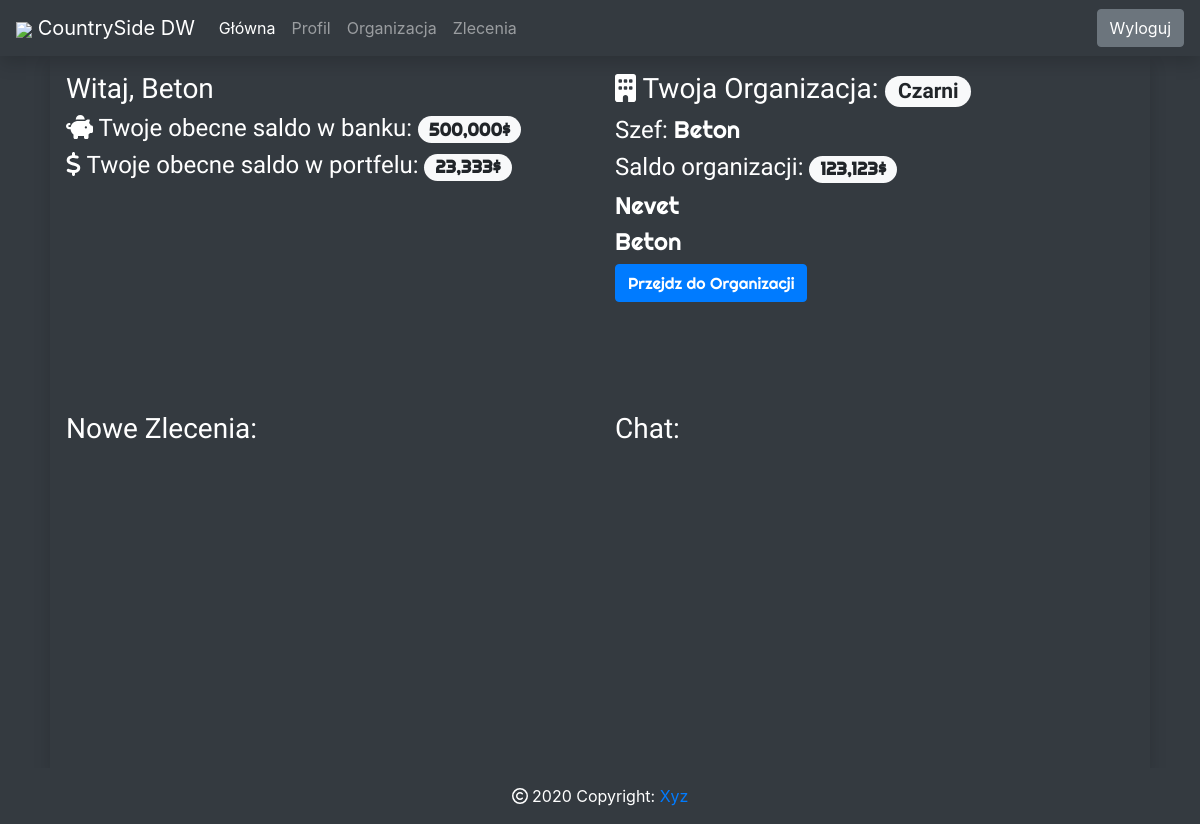
The page /status/ (signed in) on the database its author committed.
### main/models.py (models this page shows)
class Players(models.Model):
    nickname = models.OneToOneField(User, on_delete=models.CASCADE)
    money_bank = models.IntegerField(default=0)
    money_portfel = models.IntegerField(default=0)
    organization_status = models.BooleanField(default=False)
    organization = models.ForeignKey('Organizations', on_delete=models.CASCADE, blank=True, null=True)
    created = models.DateField(auto_now=False, auto_now_add=True)
    def __str__(self):
        return str(self.nickname)

class Organizations(models.Model):
    boss = models.OneToOneField(Players, on_delete=models.CASCADE, blank=True, null=True)
    organization_name = models.CharField(max_length=50, unique=True)
    money = models.IntegerField()
    activated = models.BooleanField(default=False)
    created = models.DateField(auto_now=False, auto_now_add=True)
    def __str__(self):
        return str(self.organization_name)

### main/views.py (the view)
# urls.py: path('status/', status, name="status"),
def status(request):
    try:
        player = Players(nickname = request.user , money = 0)
        player.save()
    except:
        pass
    try:
        player = Players.objects.get(nickname=request.user)
    except:
        player = None
    template = 'status.html'
    context = {"player":player,}
    return render(request, template, context)

### templates/status.html (shortened to what this page needs)
{% extends 'extends/base_logged.html' %}
{% block content %}
{% load static %}
{% load humanize %}
<div class="container-fluid bg-dark w-100 content">
    <div class="row" style="min-height:100%;">
        <div class="col-sm-11 mx-auto shadow p-3">
            <div class="row" style="min-height:100%;">
            <div class="col-sm-6 ">
                <div class="col-content">
                    <h3>Witaj, {{ player.nickname|capfirst }}</h3>
                    <h4> <i class="fas fa-piggy-bank"></i> Twoje obecne saldo w banku: <span class="badge badge-pill badge-light righteous">{{ player.money_bank|intcomma }}$</span> </h4>
                    <h4> <i class="fas fa-dollar-sign"></i> Twoje obecne saldo w portfelu: <span class="badge badge-pill badge-light righteous">{{ player.money_portfel|intcomma }}$</span> </h4>
                </div>
            </div>
            <div class="col-sm-6 ">
                <div class="col-content">
                    <h3>
                        {% if player.organization_status == True %}
                        <i class="fas fa-building"></i>
                         Twoja Organizacja:
                            <span class="badge badge-pill badge-light">
                                {{ player.organization|capfirst }}
                            </span>
                        <h4> Szef: <span class="righteous">{{ player.organization.boss|capfirst }}</span> </h4>
                        <h4>Saldo organizacji: <span class="badge badge-pill badge-light righteous">{{ player.organization.money|intcomma }}$</span> </h4>
                        {% for worker in player.organization.organizationworkers.workers.all %}
                        <h4 class="righteous"> {{ worker.nickname|capfirst }} </h4>
                        {% endfor %}
                        {% else %}
                        <h4>
                        <i class="fas fa-building"></i>
                         Nie Należysz do organizacji<br />
                        <button href="#" class="bnt btn-secondary rounded-pill border border-dark"> Wciśnij aby dołączyć </button>
                        </h4>
                        {% endif %}
                        <h4 class="text-left righteous"> <a href="#" class="btn btn-primary"> Przejdz do Organizacji </a> </h4>
                    </h3>
                </div>
            </div>
            <div class="col-sm-6 ">
                <div class="col-content">
                    <h3> Nowe Zlecenia: </h3>
                </div>
            </div>
            <div class="col-sm-6 ">
                <div class="col-content">
                <h3> Chat: </h3>
                </div>
            </div>
            </div>
        </div>
    </div>
</div>
<footer class="page-footer font-small bg-dark text-white" style="width:100vw;">
    <div class="footer-copyright text-center py-3"><i class="far fa-copyright"></i> 2020 Copyright: <a href="/status/"> Xyz </a>
    </div>
</footer>
{% endblock content %}

### static/static_files/css/style.css (style rules this page uses)
.row { overflow-x: hidden; }
.righteous { font-family: 'Righteous', cursive; }
.content { font-family: 'Poiret One', cursive; color:white; }
.col-content { height:auto; min-height: 100%; }
.shadow { box-shadow: 0 4px 8px 0 rgba(0, 0, 0, 0.2), 0 6px 20px 0 rgba(0, 0, 0, 0.19); }
@media (min-width:1000px) { body.logged { overflow:hidden; } }
@media (min-width:1000px) { .content { color:white; height:89%; } }
@media (min-width:1000px) { .col-content { font-family: 'Poiret One', cursive; box-sizing: border-box; overflow: hidden; position: absolute; display: block; min-height: 50%; width: 100%; } }

### rows shown on the page
Players: nickname "Beton", money_bank "500,000", money_portfel "23,333", organization "Czarni", organization.boss "Beton", organization.money "123,123"
Players: nickname "Nevet"
